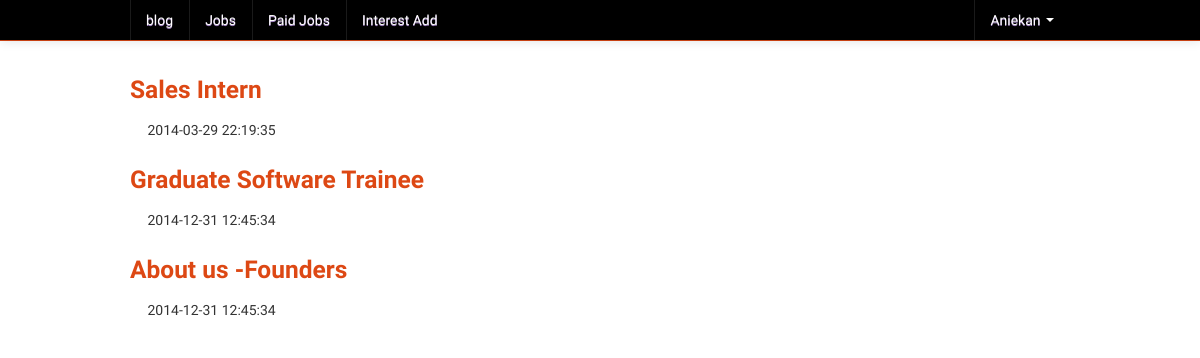
Screenshot of /paid/ (signed in) with the database file from the repository.
### Intern_reg/models.py (models this page shows, shortened)
class User(Base):
    __tablename__ = 'user'
    id = Column(Integer, primary_key=True)
    created = Column(DateTime, default=datetime.now)
    modified = Column(DateTime, default=datetime.now, onupdate=datetime.now)
    name = Column('name', String(200))
    email = Column(String(100), unique=True, nullable=False)
    active = Column(Boolean, default=True)
    admin = Column(Boolean, default=False)
    role = Column(Integer, default=ROLE_COMPANY_FREE)
    _password = Column('password', String(100))
    def _get_password(self):
        return self._password
    def _set_password(self, password):
        if password:
            password = password.strip()
        self._password = generate_password_hash(password)
    password_descriptor = property(_get_password, _set_password)
    password = synonym('_password', descriptor=password_descriptor)
    def is_authenticated(self):
        return True

class Paid(Base):
    __tablename__ = 'Paid'
    id = Column(Integer, primary_key=True)
    created = Column(DateTime, default=datetime.now)
    modified = Column(DateTime, default=datetime.now, onupdate=datetime.now)
    user_id = Column(Integer, ForeignKey('user.id'), nullable=False)
    user = relationship(User, lazy='joined', join_depth=1, viewonly=True)
    title = Column(String(255))
    company = Column(Text)
    description = Column(Text)
    location = Column(String(255))
    website = Column(String(255))
    skills_needed_one = Column(String(255))
    skills_needed_two = Column(String(255))
    skills_needed_three = Column(String(255))
    skills_needed_four = Column(String(255))
    pub_date = Column(DateTime, nullable=False)

### Intern_reg/app.py (the view)
@app.route('/paid/')
def paid_list():
    appts = (db.session.query(Paid)
             .filter_by(user_id=current_user.id)
             .order_by(Paid.pub_date.asc()).all())
    return render_template('paid/index.html', appts=appts)

### Intern_reg/app.py (called while the page is built)
@login_manager.user_loader
def load_user(user_id):
    return db.session.query(User).get(user_id)

### Intern_reg/templates/paid/index.html (shortened to what this page needs)
{% extends 'base.html' %}
{% from 'paid/common.html' import detail %}
{% block main %}
<div class="row">
  {% for appt in appts %}
    <div class="span12">
      {{ detail(appt, link_title=true, show_edit=false, show_description=false) }}
    </div>
  {% else %}
    <h3 class="span12">No vacancies.</h3>
  {% endfor %}
</div>
{% endblock main %}

### Intern_reg/templates/base.html (shortened to what this page needs)
<!DOCTYPE html>
<html lang="en">
  <head>
		<link href="{{ url_for('static', filename='css/some.css') }}" rel="stylesheet" type="text/css">
  </head>
  <body>
    <div id="main">
      <div class="utility-nav navbar navbar-fixed-top">
        <div class="navbar-inner">
          <div class="container">
		    <ul class="nav">
		    <li><a href="{{ url_for('blog_list') }}">blog</A></li>
		    <li><a href="{{ url_for('unpaid_list') }}">Jobs</A></li>
		    <li><a href="{{ url_for('paid_list') }}">Paid Jobs</A></li>
			<li><a href="{{ url_for('interest_create') }}">Interest Add</A></li>
            </ul>
            {% if current_user.is_authenticated() %}
            <ul class="nav pull-right">
              <li class="dropdown">
                <a href="#" class="dropdown-toggle" data-toggle="dropdown">{{ current_user.name }} <b class="caret"></b></a>
              </li>
            </ul>
            {% else %}
            <ul class="nav pull-right">
              <li><a href="{{ url_for('login') }}">Login</a></li>
              <li><a href="{{ url_for('register') }}">Register</a></li>
            </ul>
            {% endif %}
          </div>
        </div>
      </div>
      <div class="content container">
        {% block main %}{% endblock main %}
      </div>
    </div>
  </body>
</html>

### Intern_reg/templates/paid/common.html (shortened to what this page needs)
{% macro detail(appt, link_title=false, show_edit=true, show_description=true) %}
  <div class="container">
    {% if link_title %}
      <h3><a href="{{ url_for('paid_detail', paid_id=appt.id) }}">{{ appt.title or '(untitled)' }}</a></h3>
    {% else %}
      <h3>{{ appt.title or '(untitled)' }}</h3>
    {% endif %}
    {% if appt.allday %}
      <p><i class="icon-calendar"></i> {{ appt.pub_date }}</p>
    {% else %}
      <p><i class="icon-calendar"></i> {{ appt.pub_date }}</p>
    {% endif %}
  </div>
{% endmacro %}

### Intern_reg/templates/base.html (style rules this page uses)
.content { margin-top: 60px; }
.navbar .nav > li > a { color: #FFFFFF; float: none; padding: 10px 15px; text-decoration: none; text-shadow: 0 1px 0 #9E7EBF; }
.navbar-inner { background-color: #000000; background-repeat: repeat-x; border: 1px solid #C64012; border-radius: 4px; box-shadow: 0 1px 4px rgba(0, 0, 0, 0.067); min-height: 40px; padding-left: 20px; padding-right: 20px; }

### rows the page displays
User: name "Aniekan"
Paid: title "Sales Intern", pub_date "2014-03-29 22:19:35"
Paid: title "Graduate Software Trainee", pub_date "2014-12-31 12:45:34"
Paid: title "About us -Founders", pub_date "2014-12-31 12:45:34"
